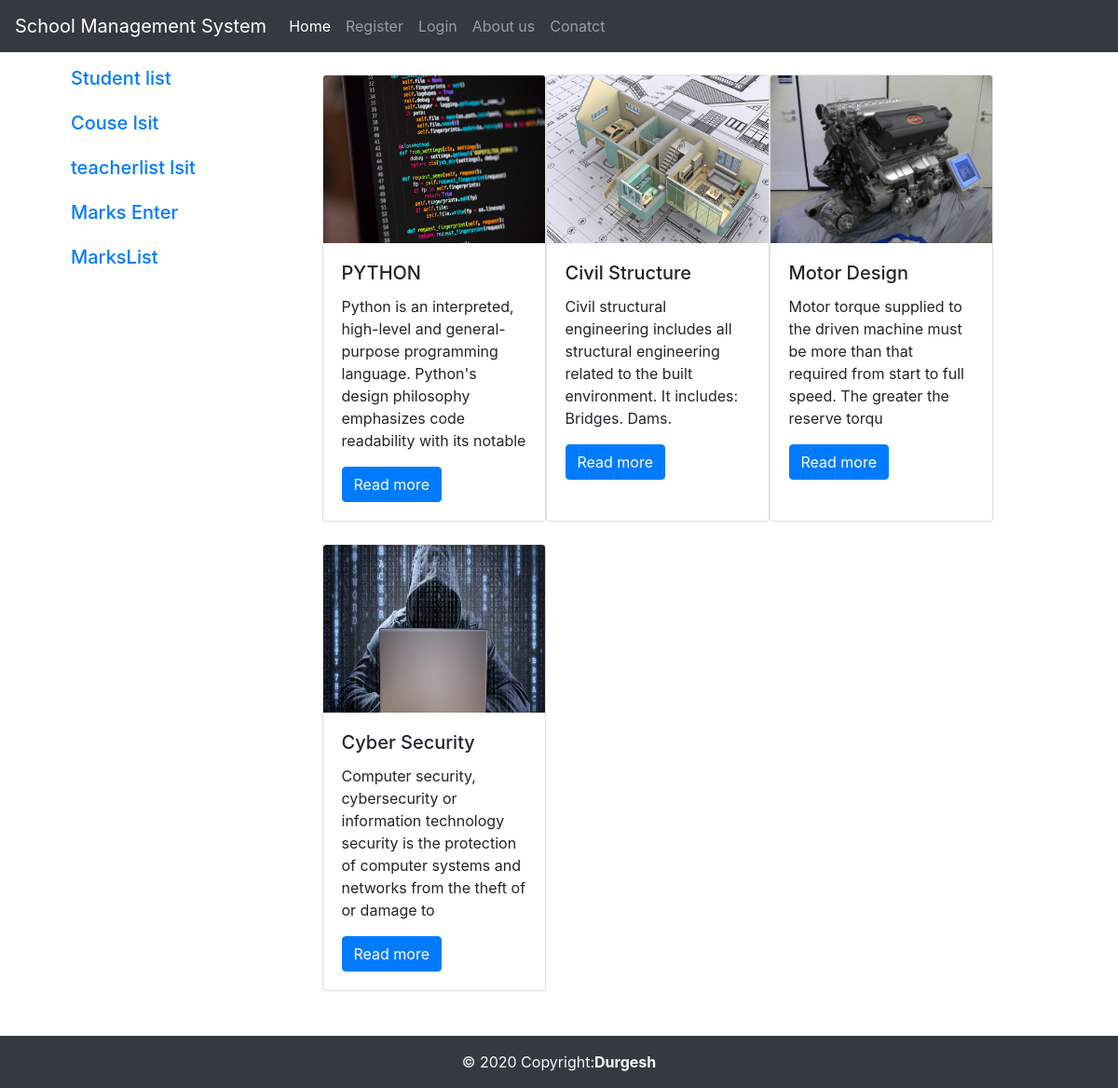
Screenshot of /clist with the database file from the repository.
### CollegeApp/models.py (models this page shows, shortened)
class Course(models.Model):
    Cname=models.CharField(max_length=120)
    img=models.ImageField(default="")
    clink=models.CharField(max_length=254)
    desc=models.CharField(max_length=150,default=None)
    branch=models.ForeignKey(BranchModel,on_delete=models.CASCADE)

### CollegeApp/views.py (the view)
# urls.py: path('clist',v.CourseList.as_view()),
class CourseList(ListView):
    model=Course
    template_name="course.html"

### CollegeApp/templates/course.html
{%extends 'teacherhome.html'%}
 {% block teacher %}
{%load static%}
<div class="row mx-2">
    {% for i in object_list%}
<div class="card-deck mb-4">
  <div class="card" style="width: 15rem;">
    <img class="card-img-top" src="{{i.img}}" height="180px" alt="Card image cap">
    <div class="card-body">
      <h5 class="card-title">{{i.Cname}}</h5>
      <p class="card-text">{{i.desc}}</p>
      <button type="button" class="btn btn-primary">Read more</button>
    </div>
    </div>
    </div>
{%endfor%}
  </div>
      {% endblock teacher %}

### rows the page displays
Course: img (picture), Cname "PYTHON", desc "Python is an interpreted, high-level and general-purpose programming language. Python's design philosophy emphasizes code readability with its notable"
Course: img (picture), Cname "Civil Structure", desc "Civil structural engineering includes all structural engineering related to the built environment. It includes: Bridges. Dams."
Course: img (picture), Cname "Motor Design", desc "Motor torque supplied to the driven machine must be more than that required from start to full speed. The greater the reserve torqu"
Course: img (picture), Cname "Cyber Security", desc "Computer security, cybersecurity or information technology security is the protection of computer systems and networks from the theft of or damage to"
